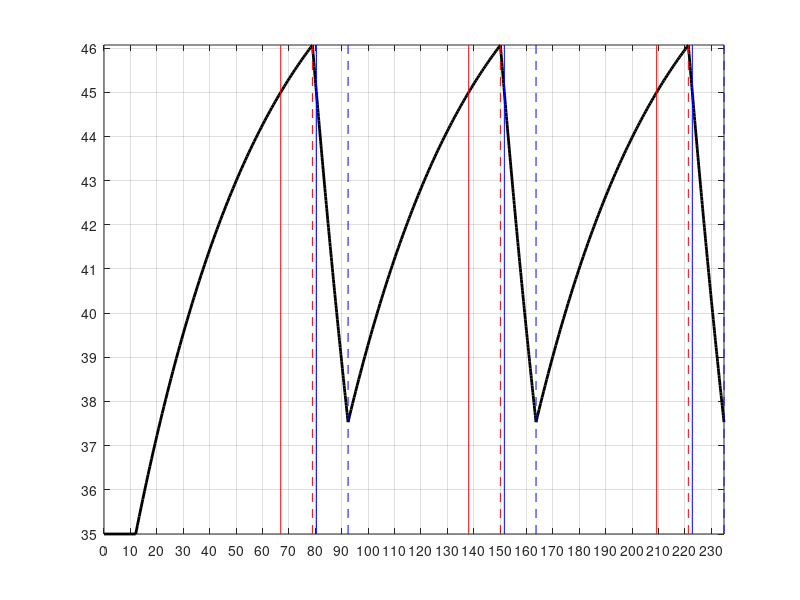
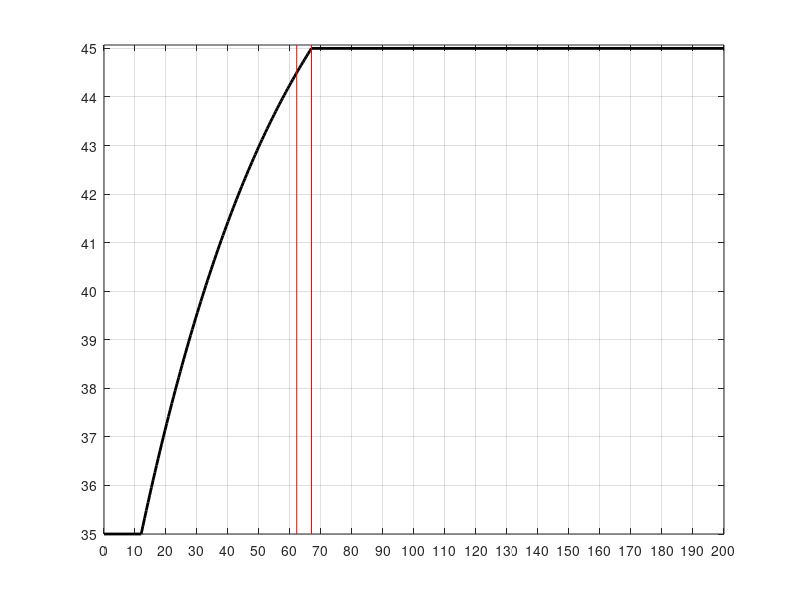

The MATLAB script that drew these images, in order:
% script RR_temp_controlled_bath
% This code performs some calculations related to a temperature-controlled bath,
% with a convective delay of d seconds between the valve and the faucet where the
% water enters the bath.
%% Renaissance Repository, https://github.com/tbewley/RR (Renaissance Robotics, Chapter 10)
%% Copyright 2025 by Thomas Bewley, published under BSD 3-Clause License.

clear; close all
T0=35; T1=45; Tmax=50; Tmin=10; a0=.02, d=12

disp('first calculate the analysical solution for a simple control rule with')
disp('u(t)=Tmax if y(t)<T(t), u(t)=T(t) if y(t)=T(t), u(t)=Tmin if y(t)>T(t)')
t0_=[0 d]; y0_=[T0 T0];
T=y0_(end); t(1)=     d+(-log((T1-Tmax)/(T-Tmax)))/a0; t1_=[     d: t(1)      /100:t(1)+d]; y1_=Tmax+(T-Tmax)*exp(-a0*(t1_-      d ));
T=y1_(end); t(2)=t(1)+d+(-log((T1-Tmin)/(T-Tmin)))/a0; t2_=[t(1)+d:(t(2)-t(1))/100:t(2)+d]; y2_=Tmin+(T-Tmin)*exp(-a0*(t2_-(t(1)+d)));
T=y2_(end); t(3)=t(2)+d+(-log((T1-Tmax)/(T-Tmax)))/a0; t3_=[t(2)+d:(t(3)-t(2))/100:t(3)+d]; y3_=Tmax+(T-Tmax)*exp(-a0*(t3_-(t(2)+d)));
T=y3_(end); t(4)=t(3)+d+(-log((T1-Tmin)/(T-Tmin)))/a0; t4_=[t(3)+d:(t(4)-t(3))/100:t(4)+d]; y4_=Tmin+(T-Tmin)*exp(-a0*(t4_-(t(3)+d)));
T=y4_(end); t(5)=t(4)+d+(-log((T1-Tmax)/(T-Tmax)))/a0; t5_=[t(4)+d:(t(5)-t(4))/100:t(5)+d]; y5_=Tmax+(T-Tmax)*exp(-a0*(t5_-(t(4)+d)));
T=y5_(end); t(6)=t(5)+d+(-log((T1-Tmin)/(T-Tmin)))/a0; t6_=[t(5)+d:(t(6)-t(5))/100:t(6)+d]; y6_=Tmin+(T-Tmin)*exp(-a0*(t6_-(t(5)+d)));
t_=[t0_ t1_ t2_ t3_ t4_ t5_ t6_]; y_=[y0_ y1_ y2_ y3_ y4_ y5_ y6_];
figure(1), plot(t_,y_,'k-','linewidth',2), hold on, axis tight
T=t_(end); yticks([35:1:46]); xticks([0:10:T]), grid
for i=1:2:5,
	plot([t(i  )   t(i  )  ],[35 46.07],'r-');
	plot([t(i  )+d t(i  )+d],[35 46.07],'r--');
    plot([t(i+1)   t(i+1)  ],[35 46.07],'b-');
    plot([t(i+1)+d t(i+1)+d],[35 46.07],'b--');
end, hold off

pause; disp('Now doing feedforward control.')
figure(2);  T=T0; t(1)=d+(-log((T1-Tmax)/(T-Tmax)))/a0; 
t1_=[d:(t(1)-d)/100:t(1)]; y1_=Tmax+(T-Tmax)*exp(-a0*(t1_-d));
t2_f=[t(1) 200]; y2_f=[T1 T1];
t_=[t0_ t1_ t2_f]; y_=[y0_ y1_ y2_f]; plot(t_,y_,'k-','linewidth',2), hold on, axis tight
yticks([35:1:46]); xticks([0:10:200]), grid
plot([t(1)   t(1)  ],[35 45.07],'r-');
plot([62.1651 62.1651],[35 45.07],'r-'); disp('settling time: 62.1651 sec')
